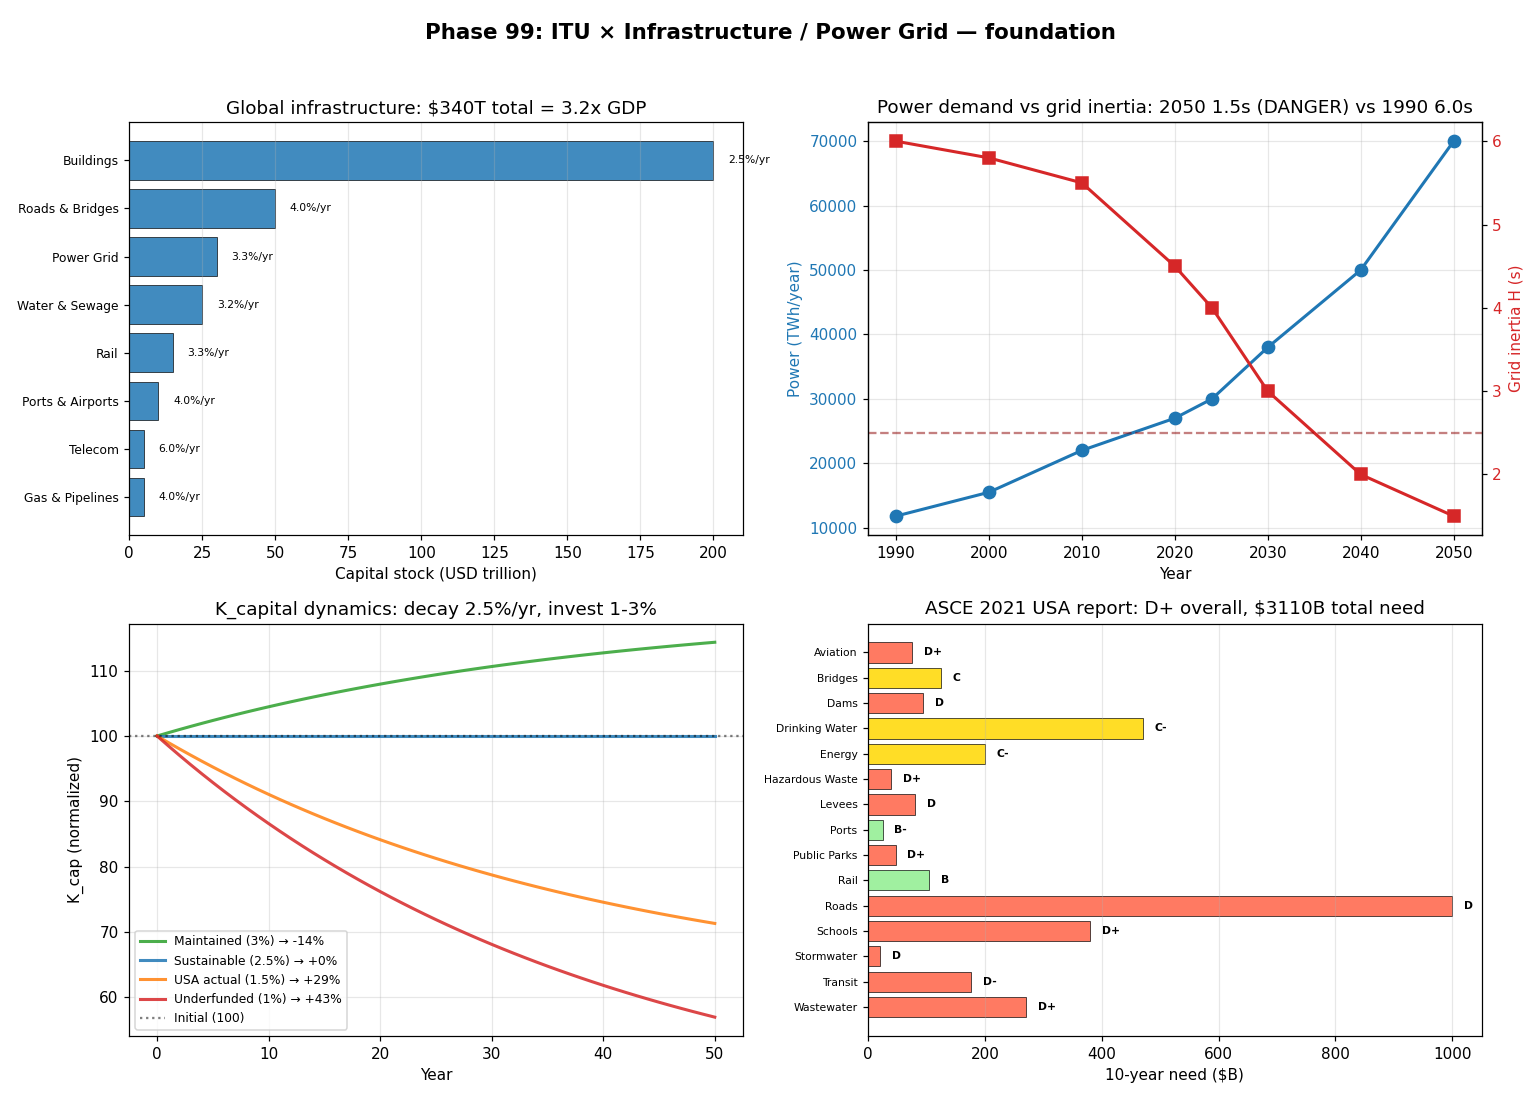

Generate this figure with Python:
"""
Phase 99: ITU Infrastructure / Power Grid foundation
Tier 1 #15 — Phase 1/4

4 numerical experiments:
1. Global infrastructure capital stock by category (8 sectors)
2. Power consumption + grid inertia trends 1990-2050
3. Aging infrastructure: K_decay vs K_invest dynamics
4. ASCE 2021 USA infrastructure report card

Output: infrastructure_itu_foundation.png + infrastructure_itu_foundation_summary.json
"""

import json
import math
import numpy as np
import matplotlib.pyplot as plt


# ----------------------------------------------------------------------
# Test 1: Global infrastructure capital stock
# ----------------------------------------------------------------------
def test1_capital_stock():
    sectors = [
        {"name": "Buildings",         "stock_T": 200, "renewal_T_yr": 5.0},
        {"name": "Roads & Bridges",   "stock_T": 50,  "renewal_T_yr": 2.0},
        {"name": "Power Grid",        "stock_T": 30,  "renewal_T_yr": 1.0},
        {"name": "Water & Sewage",    "stock_T": 25,  "renewal_T_yr": 0.8},
        {"name": "Rail",              "stock_T": 15,  "renewal_T_yr": 0.5},
        {"name": "Ports & Airports",  "stock_T": 10,  "renewal_T_yr": 0.4},
        {"name": "Telecom",           "stock_T": 5,   "renewal_T_yr": 0.3},
        {"name": "Gas & Pipelines",   "stock_T": 5,   "renewal_T_yr": 0.2},
    ]
    total_stock = sum(s["stock_T"] for s in sectors)
    total_renewal = sum(s["renewal_T_yr"] for s in sectors)
    for s in sectors:
        s["renewal_rate_pct"] = s["renewal_T_yr"] / s["stock_T"] * 100
    return {
        "sectors": sectors,
        "total_stock_T": total_stock,
        "total_renewal_T_yr": total_renewal,
        "world_GDP_2024_T": 105.0,
        "stock_to_GDP_ratio": total_stock / 105.0,
    }


# ----------------------------------------------------------------------
# Test 2: Power consumption + grid inertia
# ----------------------------------------------------------------------
def test2_power_inertia():
    timeline = [
        {"year": 1990, "power_TWh": 11800, "sync_share": 0.95, "inertia_H_s": 6.0},
        {"year": 2000, "power_TWh": 15500, "sync_share": 0.92, "inertia_H_s": 5.8},
        {"year": 2010, "power_TWh": 22000, "sync_share": 0.85, "inertia_H_s": 5.5},
        {"year": 2020, "power_TWh": 27000, "sync_share": 0.75, "inertia_H_s": 4.5},
        {"year": 2024, "power_TWh": 30000, "sync_share": 0.70, "inertia_H_s": 4.0},
        {"year": 2030, "power_TWh": 38000, "sync_share": 0.55, "inertia_H_s": 3.0},
        {"year": 2040, "power_TWh": 50000, "sync_share": 0.35, "inertia_H_s": 2.0},
        {"year": 2050, "power_TWh": 70000, "sync_share": 0.20, "inertia_H_s": 1.5},
    ]
    # Inertia danger threshold
    safe_threshold = 2.5  # seconds
    for t in timeline:
        t["below_safe"] = t["inertia_H_s"] < safe_threshold
    return {
        "timeline": timeline,
        "safe_threshold_s": safe_threshold,
        "power_2024_2050_ratio": 70000 / 30000,
    }


# ----------------------------------------------------------------------
# Test 3: K_decay vs K_invest dynamics
# ----------------------------------------------------------------------
def test3_decay_invest():
    """Simulate K_cap evolution with different investment rates."""
    decay_rate = 0.025  # 2.5%/yr natural decay
    initial_cap = 100.0
    years = np.arange(0, 51)

    scenarios = [
        {"name": "Maintained (3%)",    "invest_rate": 0.03,  "color": "#2ca02c"},
        {"name": "Sustainable (2.5%)", "invest_rate": 0.025, "color": "#1f77b4"},
        {"name": "USA actual (1.5%)",  "invest_rate": 0.015, "color": "#ff7f0e"},
        {"name": "Underfunded (1%)",   "invest_rate": 0.010, "color": "#d62728"},
    ]
    out = []
    for sc in scenarios:
        K = np.zeros(len(years))
        K[0] = initial_cap
        for i in range(1, len(years)):
            # dK/dt = invest * initial - decay * K (net constant investment)
            K[i] = K[i-1] + sc["invest_rate"] * initial_cap - decay_rate * K[i-1]
        out.append({
            "name": sc["name"],
            "color": sc["color"],
            "invest_rate": sc["invest_rate"],
            "K_curve": K.tolist(),
            "K_50yr": float(K[-1]),
            "decline_pct": float((1 - K[-1] / K[0]) * 100),
        })
    return {
        "years": years.tolist(),
        "scenarios": out,
        "decay_rate": decay_rate,
        "initial_cap": initial_cap,
    }


# ----------------------------------------------------------------------
# Test 4: ASCE 2021 report card
# ----------------------------------------------------------------------
def test4_asce_report():
    categories = [
        {"name": "Aviation",         "grade": "D+", "score": 1.3, "need_10yr_B": 76},
        {"name": "Bridges",          "grade": "C",  "score": 2.0, "need_10yr_B": 125},
        {"name": "Dams",             "grade": "D",  "score": 1.0, "need_10yr_B": 94},
        {"name": "Drinking Water",   "grade": "C-", "score": 1.7, "need_10yr_B": 470},
        {"name": "Energy",           "grade": "C-", "score": 1.7, "need_10yr_B": 200},
        {"name": "Hazardous Waste",  "grade": "D+", "score": 1.3, "need_10yr_B": 40},
        {"name": "Levees",           "grade": "D",  "score": 1.0, "need_10yr_B": 80},
        {"name": "Ports",            "grade": "B-", "score": 2.7, "need_10yr_B": 25},
        {"name": "Public Parks",     "grade": "D+", "score": 1.3, "need_10yr_B": 47},
        {"name": "Rail",             "grade": "B",  "score": 3.0, "need_10yr_B": 105},
        {"name": "Roads",            "grade": "D",  "score": 1.0, "need_10yr_B": 1000},
        {"name": "Schools",          "grade": "D+", "score": 1.3, "need_10yr_B": 380},
        {"name": "Stormwater",       "grade": "D",  "score": 1.0, "need_10yr_B": 21},
        {"name": "Transit",          "grade": "D-", "score": 0.7, "need_10yr_B": 176},
        {"name": "Wastewater",       "grade": "D+", "score": 1.3, "need_10yr_B": 271},
    ]
    total_need = sum(c["need_10yr_B"] for c in categories)
    avg_score = float(np.mean([c["score"] for c in categories]))
    return {
        "categories": categories,
        "total_need_10yr_B": total_need,
        "overall_grade": "D+",
        "avg_score": avg_score,
        "n_categories": len(categories),
    }


# ----------------------------------------------------------------------
# Figure
# ----------------------------------------------------------------------
def make_figure(t1, t2, t3, t4, path):
    fig, axes = plt.subplots(2, 2, figsize=(14, 10))

    # Panel 1: Infrastructure capital stock
    ax = axes[0, 0]
    sectors = t1["sectors"]
    names = [s["name"] for s in sectors]
    stocks = [s["stock_T"] for s in sectors]
    y_pos = np.arange(len(sectors))
    ax.barh(y_pos, stocks, color="#1f77b4", alpha=0.85, edgecolor="black", linewidth=0.5)
    for i, s in enumerate(sectors):
        ax.text(s["stock_T"] + 5, i, f"{s['renewal_rate_pct']:.1f}%/yr", va="center", fontsize=7)
    ax.set_yticks(y_pos)
    ax.set_yticklabels(names, fontsize=8)
    ax.invert_yaxis()
    ax.set_xlabel("Capital stock (USD trillion)")
    ax.set_title(f"Global infrastructure: ${t1['total_stock_T']:.0f}T total = {t1['stock_to_GDP_ratio']:.1f}x GDP")
    ax.grid(alpha=0.3, axis="x")

    # Panel 2: Power + Inertia
    ax = axes[0, 1]
    years = [t["year"] for t in t2["timeline"]]
    power = [t["power_TWh"] for t in t2["timeline"]]
    inertia = [t["inertia_H_s"] for t in t2["timeline"]]
    ax.plot(years, power, "o-", color="#1f77b4", lw=2, markersize=8, label="Power TWh/yr")
    ax.set_xlabel("Year")
    ax.set_ylabel("Power (TWh/year)", color="#1f77b4")
    ax.tick_params(axis="y", labelcolor="#1f77b4")
    ax2 = ax.twinx()
    ax2.plot(years, inertia, "s-", color="#d62728", lw=2, markersize=8, label="Inertia H (s)")
    ax2.axhline(t2["safe_threshold_s"], ls="--", color="darkred", alpha=0.5, label="Safe threshold")
    ax2.set_ylabel("Grid inertia H (s)", color="#d62728")
    ax2.tick_params(axis="y", labelcolor="#d62728")
    ax.set_title(f"Power demand vs grid inertia: 2050 1.5s (DANGER) vs 1990 6.0s")
    ax.grid(alpha=0.3)

    # Panel 3: K_decay dynamics
    ax = axes[1, 0]
    years = np.array(t3["years"])
    for sc in t3["scenarios"]:
        ax.plot(years, sc["K_curve"], color=sc["color"], lw=2,
                label=f"{sc['name']} → {sc['decline_pct']:+.0f}%", alpha=0.85)
    ax.axhline(t3["initial_cap"], ls=":", color="black", alpha=0.5, label="Initial (100)")
    ax.set_xlabel("Year")
    ax.set_ylabel("K_cap (normalized)")
    ax.set_title(f"K_capital dynamics: decay {t3['decay_rate']*100:.1f}%/yr, invest 1-3%")
    ax.legend(fontsize=8)
    ax.grid(alpha=0.3)

    # Panel 4: ASCE report
    ax = axes[1, 1]
    cats = t4["categories"]
    names = [c["name"] for c in cats]
    needs = [c["need_10yr_B"] for c in cats]
    grades = [c["grade"] for c in cats]
    colors_grade = {"A": "#2ca02c", "B-": "#90EE90", "B": "#90EE90", "C-": "#FFD700",
                    "C": "#FFD700", "D-": "#FF6347", "D": "#FF6347", "D+": "#FF6347"}
    colors = [colors_grade.get(g, "gray") for g in grades]
    y_pos = np.arange(len(cats))
    ax.barh(y_pos, needs, color=colors, alpha=0.85, edgecolor="black", linewidth=0.5)
    for i, c in enumerate(cats):
        ax.text(c["need_10yr_B"] + 20, i, c["grade"], va="center", fontsize=7, fontweight="bold")
    ax.set_yticks(y_pos)
    ax.set_yticklabels(names, fontsize=7)
    ax.invert_yaxis()
    ax.set_xlabel("10-year need ($B)")
    ax.set_title(f"ASCE 2021 USA report: D+ overall, ${t4['total_need_10yr_B']:.0f}B total need")
    ax.grid(alpha=0.3, axis="x")

    plt.suptitle("Phase 99: ITU × Infrastructure / Power Grid — foundation",
                 fontsize=14, fontweight="bold")
    plt.tight_layout(rect=[0, 0, 1, 0.96])
    plt.savefig(path, dpi=110)
    plt.close()


# ----------------------------------------------------------------------
# Main
# ----------------------------------------------------------------------
if __name__ == "__main__":
    print("=" * 70)
    print("Phase 99: ITU × Infrastructure / Power Grid — foundation")
    print("=" * 70)

    print("\n[Test 1] Global infrastructure capital stock")
    t1 = test1_capital_stock()
    for s in t1["sectors"]:
        print(f"  {s['name']:25s}  stock=${s['stock_T']:5.0f}T  renew=${s['renewal_T_yr']:.2f}T/yr ({s['renewal_rate_pct']:.1f}%)")
    print(f"  TOTAL: ${t1['total_stock_T']:.0f}T (= {t1['stock_to_GDP_ratio']:.1f}x world GDP)")
    print(f"  Annual renewal: ${t1['total_renewal_T_yr']:.1f}T")

    print("\n[Test 2] Power consumption + grid inertia")
    t2 = test2_power_inertia()
    for t in t2["timeline"]:
        flag = "⚠️" if t["below_safe"] else "✓"
        print(f"  {t['year']}: power={t['power_TWh']:6d} TWh, sync={t['sync_share']*100:.0f}%, H={t['inertia_H_s']:.1f}s {flag}")
    print(f"  Safe threshold: H >= {t2['safe_threshold_s']}s")
    print(f"  Power 2024→2050 growth: {t2['power_2024_2050_ratio']:.1f}x")

    print("\n[Test 3] K_decay vs K_invest dynamics")
    t3 = test3_decay_invest()
    for sc in t3["scenarios"]:
        print(f"  {sc['name']:25s}  invest={sc['invest_rate']*100:.1f}%  K(50yr)={sc['K_50yr']:.0f}  ({sc['decline_pct']:+.0f}%)")

    print("\n[Test 4] ASCE 2021 USA infrastructure report")
    t4 = test4_asce_report()
    for c in t4["categories"]:
        print(f"  {c['name']:20s}  grade={c['grade']:2s}  need=${c['need_10yr_B']:5.0f}B")
    print(f"  Total 10-year need: ${t4['total_need_10yr_B']:.0f}B = ${t4['total_need_10yr_B']/1000:.2f}T")
    print(f"  Overall grade: {t4['overall_grade']}, avg score: {t4['avg_score']:.2f}")

    out = {
        "phase": 99,
        "title": "ITU × Infrastructure / Power Grid — foundation",
        "test1_capital_stock": t1,
        "test2_power_inertia": t2,
        "test3_decay_invest": {
            "decay_rate": t3["decay_rate"],
            "scenarios_summary": [{"name": s["name"], "invest": s["invest_rate"],
                                  "K_50yr": s["K_50yr"], "decline_pct": s["decline_pct"]}
                                 for s in t3["scenarios"]],
        },
        "test4_asce": t4,
    }
    with open("infrastructure_itu_foundation_summary.json", "w", encoding="utf-8") as f:
        json.dump(out, f, indent=2, ensure_ascii=False)
    print("\n  ✓ JSON saved: infrastructure_itu_foundation_summary.json")

    make_figure(t1, t2, t3, t4, "infrastructure_itu_foundation.png")
    print("  ✓ Figure saved: infrastructure_itu_foundation.png")

    print("\n" + "=" * 70)
    print("Phase 99 complete: $340T global stock, 2050 inertia 1.5s (CRITICAL), ASCE D+")
    print("=" * 70)
